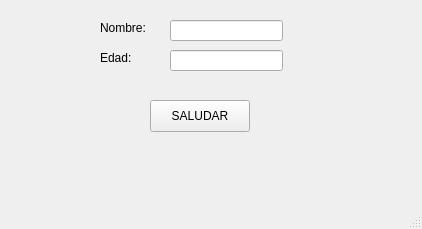
<?xml version="1.0" encoding="UTF-8"?>
<ui version="4.0">
 <class>MainWindow</class>
 <widget class="QMainWindow" name="MainWindow">
  <property name="geometry">
   <rect>
    <x>0</x>
    <y>0</y>
    <width>422</width>
    <height>229</height>
   </rect>
  </property>
  <property name="windowTitle">
   <string>MainWindow</string>
  </property>
  <widget class="QWidget" name="centralwidget">
   <widget class="QLabel" name="label">
    <property name="geometry">
     <rect>
      <x>100</x>
      <y>20</y>
      <width>58</width>
      <height>16</height>
     </rect>
    </property>
    <property name="text">
     <string>Nombre:</string>
    </property>
   </widget>
   <widget class="QLabel" name="label_2">
    <property name="geometry">
     <rect>
      <x>100</x>
      <y>50</y>
      <width>58</width>
      <height>16</height>
     </rect>
    </property>
    <property name="text">
     <string>Edad:</string>
    </property>
   </widget>
   <widget class="QLineEdit" name="txt_nombre">
    <property name="geometry">
     <rect>
      <x>170</x>
      <y>20</y>
      <width>113</width>
      <height>21</height>
     </rect>
    </property>
   </widget>
   <widget class="QLineEdit" name="txt_edad">
    <property name="geometry">
     <rect>
      <x>170</x>
      <y>50</y>
      <width>113</width>
      <height>21</height>
     </rect>
    </property>
   </widget>
   <widget class="QPushButton" name="btn_saludar">
    <property name="geometry">
     <rect>
      <x>150</x>
      <y>100</y>
      <width>100</width>
      <height>32</height>
     </rect>
    </property>
    <property name="text">
     <string>SALUDAR</string>
    </property>
   </widget>
  </widget>
  <widget class="QMenuBar" name="menubar">
   <property name="geometry">
    <rect>
     <x>0</x>
     <y>0</y>
     <width>422</width>
     <height>24</height>
    </rect>
   </property>
  </widget>
  <widget class="QStatusBar" name="statusbar"/>
 </widget>
 <resources/>
 <connections/>
</ui>
